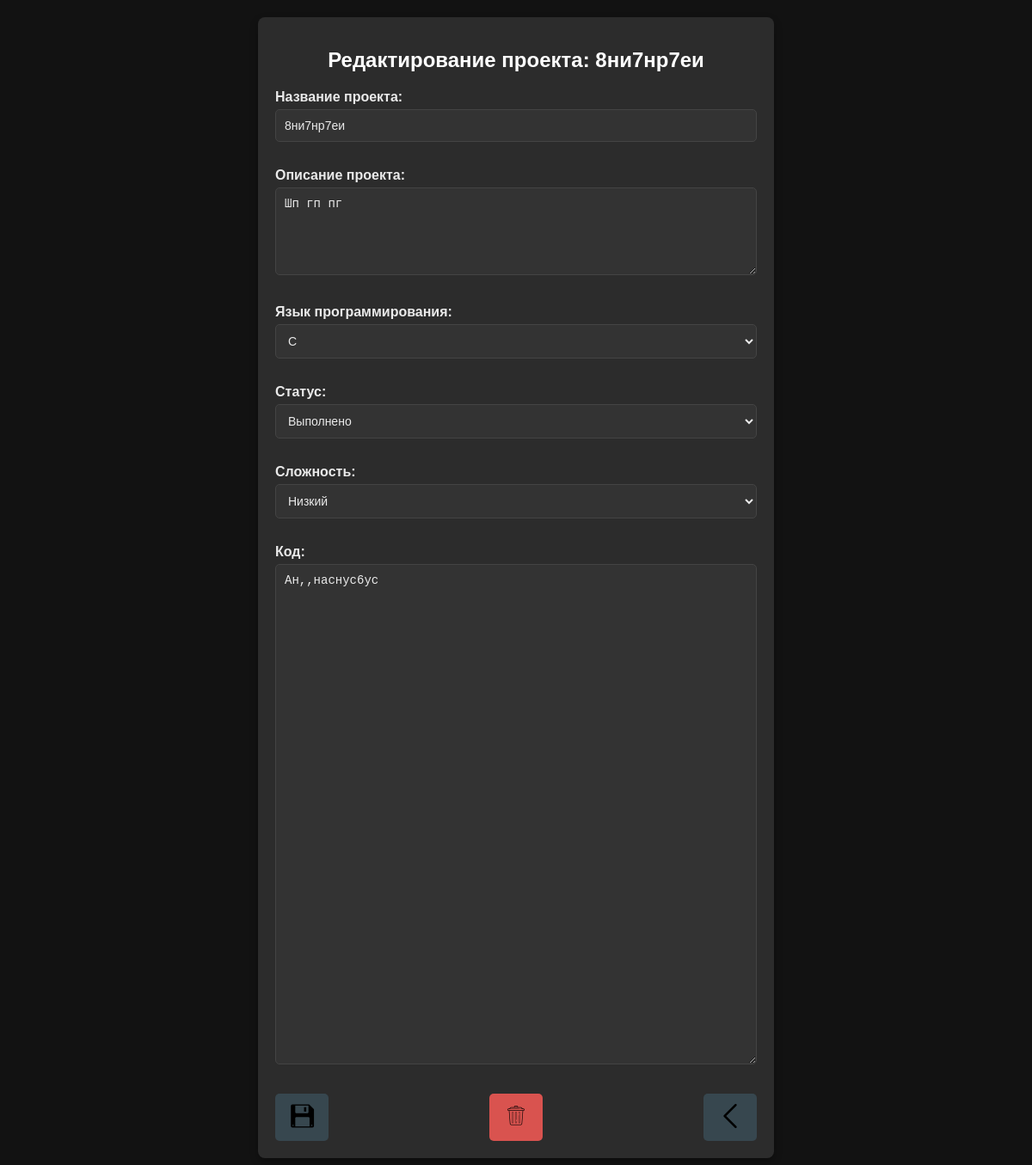
The page /project/edit/15/ (signed in) on the database its author committed.
### scp/models.py (models this page shows, shortened)
class Project(models.Model):
    title = models.CharField(max_length=100, verbose_name='Название проекта')
    description = models.TextField(verbose_name='Описание проекта')
    code = models.TextField(verbose_name="Код",blank=True, null=True)
    language = models.CharField(max_length=50, choices=Language.LANGUAGE_CHOICES, verbose_name='Язык программирования',default='Не указан')
    status = models.CharField(max_length=50,choices=Status.STATUS_CHOICES, verbose_name="Статус",default='Ожидает')
    owner = models.ForeignKey(User, on_delete=models.CASCADE,related_name='p_owner')
    participants = models.ManyToManyField(User, blank=True, related_name='p_participants')
    created_at = models.DateField(auto_now_add=True)
    complexity = models.CharField(max_length=100 ,choices=Status.PRIORITY_CHOICES, verbose_name="Сложность", default='Не указан')

### scp/views.py (the view)
# urls.py: path('project/edit/<int:project_id>/', views.edit_project, name='edit_project'), # Изменение проекта
@login_required
def edit_project(request, project_id):
    project = get_object_or_404(Project, id=project_id)
    delete_project = reverse('delete_project', args=[project.id])
    if request.user == project.owner:
        if request.method == "POST":
            form = EditProject(request.POST, instance=project)
            if form.is_valid():
                form.save()
                return redirect('info_project', project_id=project.id)
        else:
            form = EditProject(instance=project)
    else:
        return render(request, 'scp/user_ban.html', {'project_id':project_id})
    context = {
        'form': form,
        'project_id': project_id,
        'project': project,
        'delete_project': delete_project
    }
    return render(request, 'scp/edit_project.html', context)

### scp/templates/scp/edit_project.html (shortened to what this page needs)
{% load static %}
<!DOCTYPE html>
<html lang="ru">
<head>
    <link rel="stylesheet" href="{% static 'scp/css/edit_project.css' %}">
</head>
<body>
    <div class="form-container">
        <h1>Редактирование проекта: {{ project.title }}</h1>
        <form method="post">
            <div class="form-group">
                {{ form.title.label_tag }}
                {{ form.title }}
            </div>
            <div class="form-group">
                {{ form.description.label_tag }}
                {{ form.description }}
            </div>
            <div class="form-group">
                {{ form.language.label_tag }}
                {{ form.language }}
            </div>
            <div class="form-group">
                {{ form.status.label_tag }}
                {{ form.status }}
            </div>
            <div class="form-group">
                {{ form.complexity.label_tag }}
                {{ form.complexity }}
            </div>
            <div class="form-group">
                {{ form.code.label_tag }}
                {{ form.code }}
            </div>
            <div class="form-actions">
                <button type="submit">
                    <img src="{% static 'scp/image/save.png' %}" alt="Иконка сохранить">
                </button>
                <a href="{{ delete_project }}" class="delete-link">
                    <img src="{% static 'scp/image/delete.png' %}" alt="Иконка удаления">
                </a>
                <button onclick="history.back()">
                    <img src="{% static 'scp/image/back.png' %}" alt="Иконка назад">
                </button>
            </div>
        </form>
    </div>
</body>
</html>

### scp/static/scp/css/edit_project.css (style rules this page uses)
body { font-family: Arial, sans-serif; background-color: #121212; color: #eaeaea; margin: 0; padding: 20px; display: flex; justify-content: center; align-items: center; min-height: 100vh; }
.form-container { background-color: #2c2c2c; border-radius: 8px; padding: 20px; box-shadow: 0 4px 10px rgba(0, 0, 0, 0.3); width: 100%; max-width: 600px; box-sizing: border-box; }
.form-container h1 { font-size: 1.5em; margin-bottom: 20px; color: #fff; text-align: center; }
.form-group { margin-bottom: 15px; }
label { display: block; font-weight: bold; margin-bottom: 5px; color: #eaeaea; }
input[type="text"], textarea, select, input[type="date"] { width: 100%; padding: 10px; margin-bottom: 15px; border: 1px solid #444; background-color: #333; border-radius: 5px; font-size: 14px; color: #eaeaea; box-sizing: border-box; transition: border-color 0.3s ease, box-shadow 0.3s ease; }
textarea { resize: vertical; min-height: 100px; }
.form-actions { display: flex; flex-wrap: wrap; justify-content: space-between; align-items: center; gap: 10px; }
button, .delete-link { padding: 10px 15px; border-radius: 5px; text-align: center; text-decoration: none; font-size: 14px; cursor: pointer; transition: background-color 0.3s ease; }
button { background: #37474f; color: white; border: none; }
.delete-link { background-color: #d9534f; color: white; }

### rows shown on the page
Project: title "8ни7нр7еи", description "Шп гп пг", language "С", status "Выполнено", complexity "Низкий", code "Ан,,наснус6ус"
